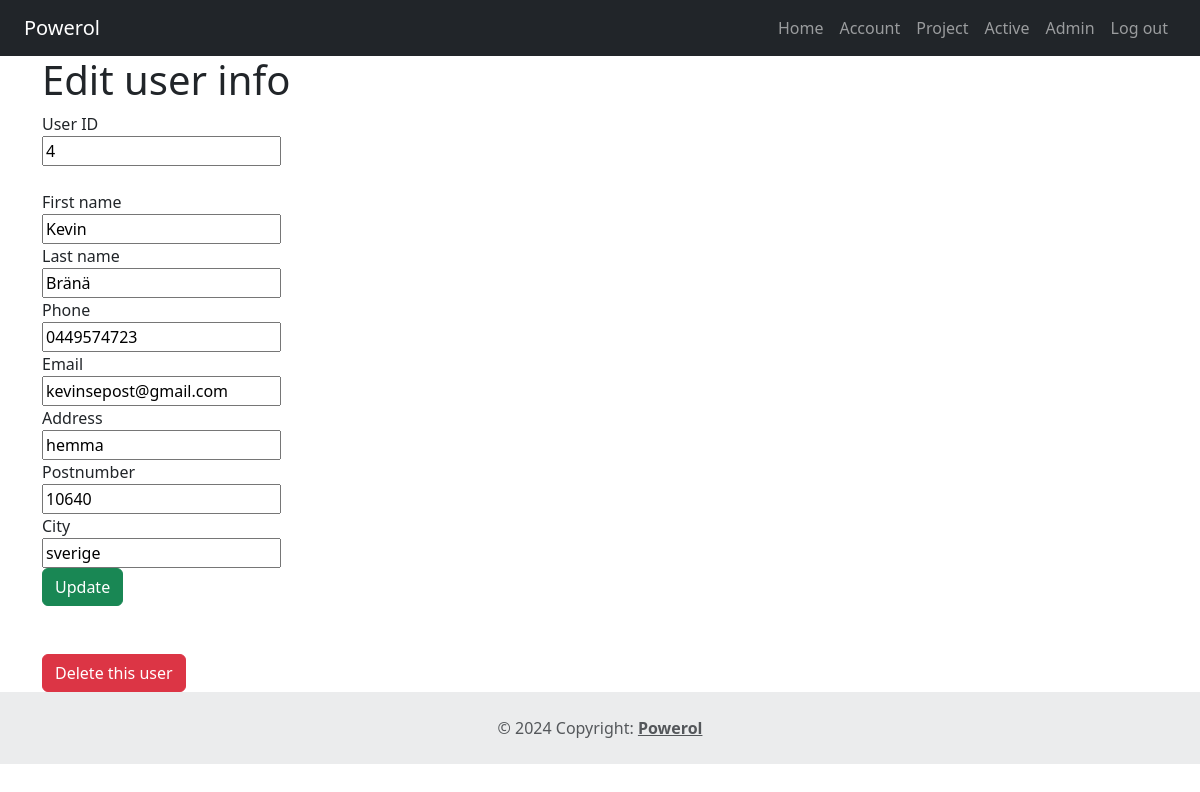
Page /admin-account.php?uid=4 (signed in) on the earlier database version.
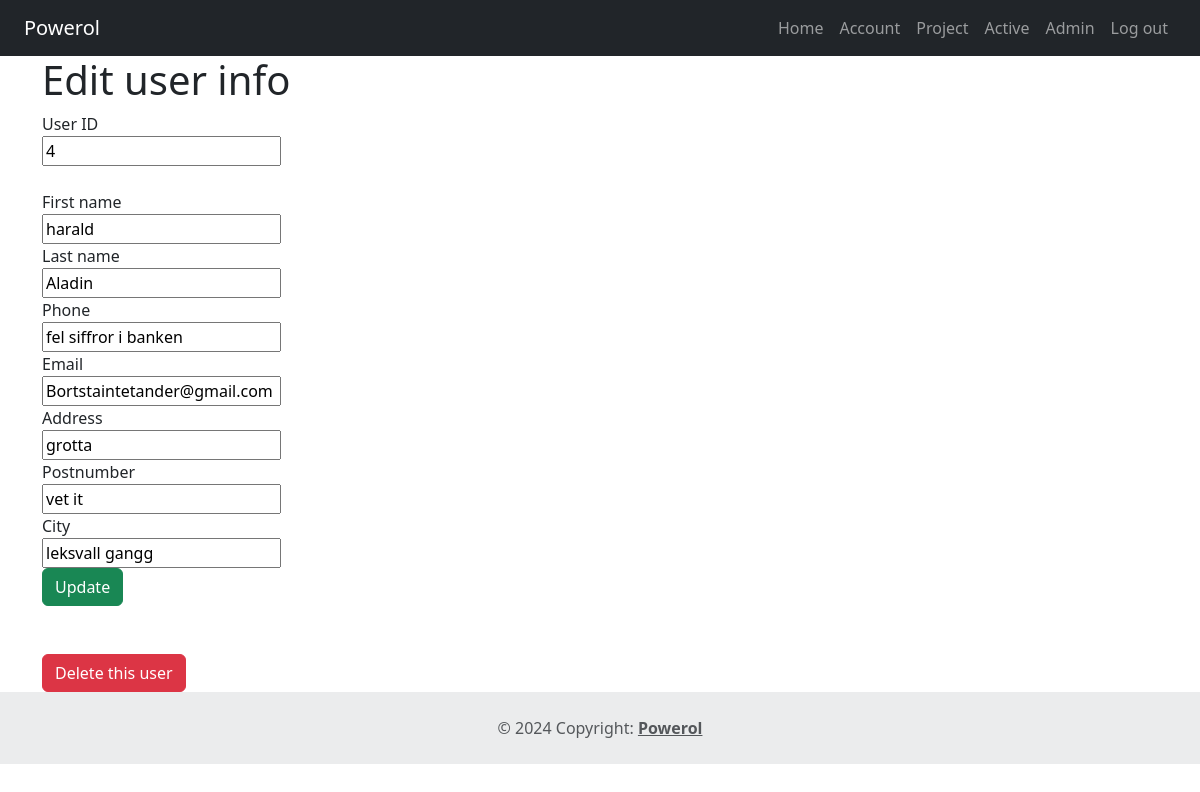
Same page on the later database version.
### tables this page shows
CREATE TABLE `table_customer` (
  `id_cust` int(11) NOT NULL,
  `cust_fname` varchar(255) NOT NULL,
  `cust_lname` varchar(255) NOT NULL,
  `cust_tel` varchar(255) NOT NULL,
  `cust_epost` varchar(255) NOT NULL,
  `cust_adress` varchar(255) NOT NULL,
  `cust_postnummer` varchar(255) NOT NULL,
  `cust_ort` varchar(255) NOT NULL
);

### includes/class.user.php (called while the page is built, shortened)
<?php
class User {
  private $pdo;
  function __construct($pdo) {
	$this->pdo = $pdo;
  }
	public function getCustInfo($uid){
		$stmt_selectUserData = $this->pdo->prepare('SELECT * FROM table_customer WHERE id_cust = :uid');
		$stmt_selectUserData->bindParam(":uid", $uid, PDO::PARAM_INT);
		$stmt_selectUserData->execute();
		$userInfo = $stmt_selectUserData->fetch();
		return $userInfo;
	}
}

### admin-account.php (the view, shortened to what this page needs)
<?php
include_once 'includes/class.user.php';
include_once 'includes/header.php';
$uid = $_GET['uid'];
$userInfoArray = $user->getCustInfo($uid);
?>
<div class="container">
    <h1>Edit user info</h1>
    <form method="post" class="mb-5">
        <label for="cust_uid">User ID</label><br>
        <input type="text" name="cust_uid_display" id="cust_uid_display" value="<?php echo $uid; ?>" readonly><br>
        <input type="hidden" name="cust_uid" value="<?php echo $uid; ?>"><br>
        <label for="cust_fname">First name</label><br>
        <input type="text" name="cust_fname" id="cust_fname" value="<?php echo htmlspecialchars($userInfoArray['cust_fname']); ?>"><br>
        <label for="cust_lname">Last name</label><br>
        <input type="text" name="cust_lname" id="cust_lname" value="<?php echo htmlspecialchars($userInfoArray['cust_lname']); ?>"><br>
        <label for="cust_tel">Phone</label><br>
        <input type="text" name="cust_tel" id="cust_tel" value="<?php echo htmlspecialchars($userInfoArray['cust_tel']); ?>"><br>
        <label for="cust_epost">Email</label><br>
        <input type="text" name="cust_epost" id="cust_epost" value="<?php echo htmlspecialchars($userInfoArray['cust_epost']); ?>"><br>
        <label for="cust_adress">Address</label><br>
        <input type="text" name="cust_adress" id="cust_adress" value="<?php echo htmlspecialchars($userInfoArray['cust_adress']); ?>"><br>
        <label for="cust_postnummer">Postnumber</label><br>
        <input type="text" name="cust_postnummer" id="cust_postnummer" value="<?php echo htmlspecialchars($userInfoArray['cust_postnummer']); ?>"><br>
        <label for="cust_ort">City</label><br>
        <input type="text" name="cust_ort" id="cust_ort" value="<?php echo htmlspecialchars($userInfoArray['cust_ort']); ?>"><br>
        <input type="submit" name="admin-update-submit" value="Update" class="btn btn-success">
    </form>
    <a href="confirm-delete.php?uid=<?php echo $uid; ?>" class="btn btn-danger">Delete this user</a>
</div>
<?php
include_once 'includes/footer.php';
?>

Differences in the rows shown:
changed table_customer: cust_fname "Kevin" → "harald"; cust_lname "Bränä" → "Aladin"; cust_tel "0449574723" → "fel siffror i banken"; cust_epost "kevinsepost@gmail.com" → "Bortstaintetander@gmail.com"; cust_adress "hemma" → "grotta"; cust_postnummer "10640" → "vet it"; cust_ort "sverige" → "leksvall gangg"
